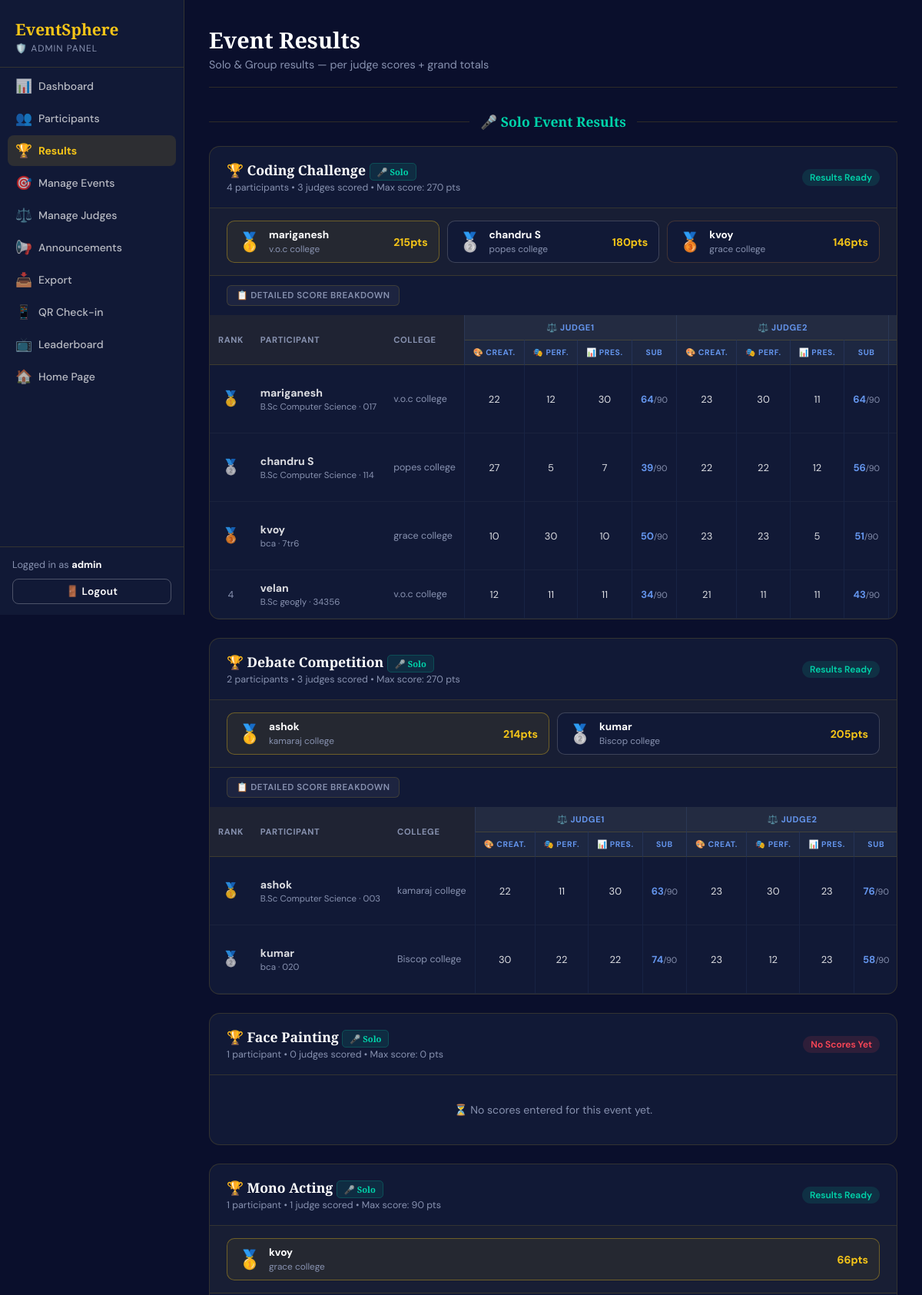
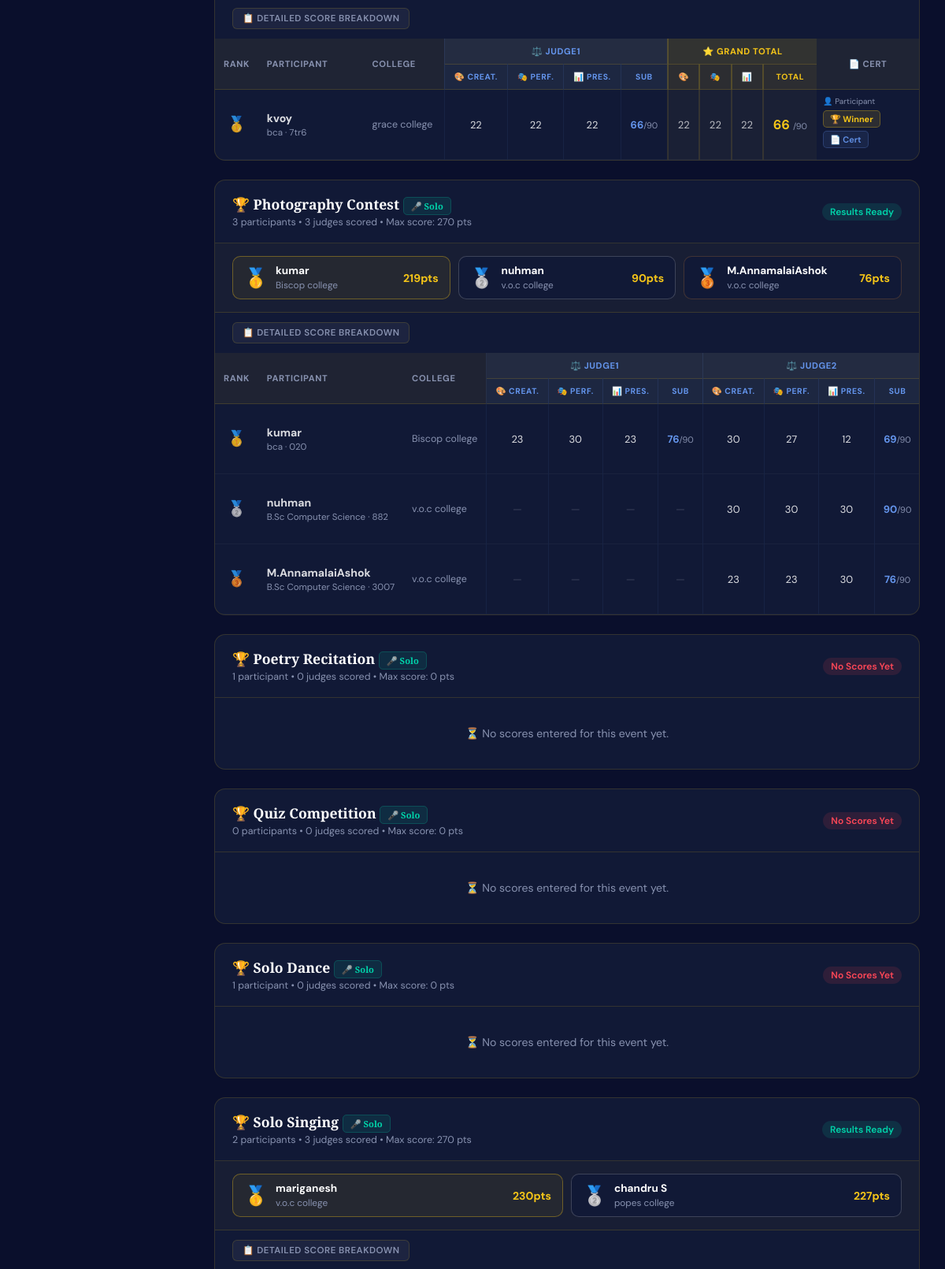
/admin/results.php (signed in, upper part), run on the app's committed database (2 pictures, top to bottom).
### tables this page shows
CREATE TABLE `events` (
  `id` int(11) NOT NULL,
  `event_name` varchar(100) NOT NULL,
  `description` text DEFAULT NULL,
  `max_participants` int(11) DEFAULT 50,
  `created_at` timestamp NOT NULL DEFAULT current_timestamp(),
  `event_type` enum('solo','group') DEFAULT 'solo',
  `min_team_size` int(11) DEFAULT 1,
  `max_team_size` int(11) DEFAULT 1
);

CREATE TABLE `participants` (
  `id` int(11) NOT NULL,
  `name` varchar(100) NOT NULL,
  `phone` varchar(15) NOT NULL,
  `email` varchar(100) NOT NULL,
  `college` varchar(150) NOT NULL,
  `department` varchar(100) NOT NULL,
  `student_id` varchar(50) NOT NULL,
  `registration_type` enum('solo','group') NOT NULL DEFAULT 'solo',
  `group_name` varchar(120) DEFAULT NULL,
  `registered_at` timestamp NOT NULL DEFAULT current_timestamp()
);

CREATE TABLE `judges` (
  `id` int(11) NOT NULL,
  `username` varchar(50) NOT NULL,
  `password` varchar(255) NOT NULL,
  `assigned_event` int(11) DEFAULT NULL,
  `created_at` timestamp NOT NULL DEFAULT current_timestamp()
);

CREATE TABLE `scores` (
  `id` int(11) NOT NULL,
  `participant_id` int(11) NOT NULL,
  `event_id` int(11) NOT NULL,
  `judge_id` int(11) NOT NULL,
  `creativity` int(11) DEFAULT 0,
  `performance` int(11) DEFAULT 0,
  `presentation` int(11) DEFAULT 0,
  `total` int(11) GENERATED ALWAYS AS (`creativity` + `performance` + `presentation`) STORED,
  `scored_at` timestamp NOT NULL DEFAULT current_timestamp()
);

### admin/results.php (the view, shortened to what this page needs)
<?php
$conn = getConnection();
$has_new_cols = (bool)($conn->query("SHOW COLUMNS FROM events LIKE 'event_type'")->num_rows);
$has_team_tbl = (bool)($conn->query("SHOW TABLES LIKE 'team_members'")->num_rows);
$events_list = [];
$q = $has_new_cols
    ? "SELECT * FROM events ORDER BY event_type, event_name"
    : "SELECT *,'solo' AS event_type,1 AS min_team_size,1 AS max_team_size FROM events ORDER BY event_name";
$res = $conn->query($q);
while ($r = $res->fetch_assoc()) $events_list[] = $r;
$judges_list = [];
$res = $conn->query("SELECT id, username FROM judges ORDER BY id");
while ($r = $res->fetch_assoc()) $judges_list[] = $r;
function getResults($conn, $eid, $judges_list, $has_team_tbl, $event_type) {
    $parts = [];
    $res = $conn->query("
        SELECT p.id, p.name, p.college, p.department, p.student_id
        FROM participant_events pe
        JOIN participants p ON pe.participant_id = p.id
        WHERE pe.event_id = $eid
        ORDER BY p.name
    ");
    while ($r = $res->fetch_assoc()) $parts[] = $r;
    foreach ($parts as &$p) {
        $pid = $p['id'];
        $p['members'] = [];
        $p['scores']          = [];
        $p['grand_total']     = 0;
        $p['grand_creativity']   = 0;
        $p['grand_performance']  = 0;
        $p['grand_presentation'] = 0;
        $p['judges_count']    = 0;
        foreach ($judges_list as $j) {
            $jid = $j['id'];
            $sr  = $conn->query("
                SELECT creativity, performance, presentation, total
                FROM scores
                WHERE participant_id=$pid AND event_id=$eid AND judge_id=$jid
                LIMIT 1
            ");
            $s = $sr ? $sr->fetch_assoc() : null;
            $p['scores'][$jid] = $s;
            if ($s) {
                $p['grand_total']        += (int)$s['total'];
                $p['grand_creativity']   += (int)$s['creativity'];
                $p['grand_performance']  += (int)$s['performance'];
                $p['grand_presentation'] += (int)$s['presentation'];
            }
        }
    }
    usort($parts, fn($a,$b) => $b['grand_total'] - $a['grand_total']);
    return $parts;
}
function activeJudges($conn, $eid, $judges_list) {
    $active = [];
    foreach ($judges_list as $j) {
        $r = $conn->query("SELECT COUNT(*) as c FROM scores WHERE event_id=$eid AND judge_id={$j['id']}");
        if ($r && $r->fetch_assoc()['c'] > 0) $active[] = $j;
    }
    return $active;
}
$medals = ['🥇','🥈','🥉'];
?>
<!DOCTYPE html>
<html lang="en">
<head>
<link rel="stylesheet" href="../css/style.css">
</head>
<body>
<div class="dashboard-layout">
<aside class="sidebar">
  <div class="sidebar-brand">
    <div class="brand-name">EventSphere</div>
    <div class="brand-role">🛡️ Admin Panel</div>
  </div>
  <nav class="sidebar-nav">
    <a href="dashboard.php"><span class="nav-icon">📊</span> Dashboard</a>
    <a href="participants.php"><span class="nav-icon">👥</span> Participants</a>
    <a href="results.php" class="active"><span class="nav-icon">🏆</span> Results</a>
    <a href="manage_events.php"><span class="nav-icon">🎯</span> Manage Events</a>
    <a href="manage_judges.php"><span class="nav-icon">⚖️</span> Manage Judges</a>
    <a href="alert.php"><span class="nav-icon">📢</span> Announcements</a>
    <a href="../export.php"><span class="nav-icon">📥</span> Export</a>
    <a href="../checkin.php"><span class="nav-icon">📱</span> QR Check-in</a>
    <a href="../leaderboard.php" target="_blank"><span class="nav-icon">📺</span> Leaderboard</a>
    <a href="../index.php"><span class="nav-icon">🏠</span> Home Page</a>
  </nav>
  <div class="sidebar-footer">
    <div style="font-size:.80rem;color:var(--muted);margin-bottom:10px;">
      Logged in as <strong style="color:var(--white)"><?= htmlspecialchars($_SESSION['admin_user']) ?></strong>
    </div>
    <a href="../logout.php?role=admin" class="btn btn-outline btn-sm w-full" style="justify-content:center;">🚪 Logout</a>
  </div>
</aside>
<main class="main-content">
  <div class="page-header">
    <h1>Event Results</h1>
    <p>Solo &amp; Group results — per judge scores + grand totals</p>
  </div>
  <?php
  $solo_events  = array_filter($events_list, fn($e)=>($e['event_type']??'solo')==='solo');
  function renderEvent($conn, $e, $judges_list, $has_team_tbl, $medals) {
      $eid        = (int)$e['id'];
      $event_type = $e['event_type'] ?? 'solo';
      $is_group   = ($event_type === 'group');
      $active_judges = activeJudges($conn, $eid, $judges_list);
      $jcount        = count($active_judges);
      $participants  = getResults($conn, $eid, $judges_list, $has_team_tbl, $event_type);
      $total_p       = count($participants);
      $any_score     = count(array_filter($participants, fn($p)=>$p['judges_count']>0));
      $type_badge = $is_group
          ? '<span style="background:rgba(100,149,237,.12);color:#6495ed;border:1px solid rgba(100,149,237,.25);border-radius:5px;padding:3px 9px;font-size:.70rem;font-weight:700;">👥 Group</span>'
          : '<span style="background:rgba(0,212,170,.1);color:var(--success);border:1px solid rgba(0,212,170,.2);border-radius:5px;padding:3px 9px;font-size:.70rem;font-weight:700;">🎤 Solo</span>';
  ?>
  <div class="result-card">
    <div class="result-card-header">
      <div>
        <h3>🏆 <?= htmlspecialchars($e['event_name']) ?> <?= $type_badge ?></h3>
        <p>
          <?= $total_p ?> participant<?= $total_p!=1?'s':'' ?>
          &bull; <?= $jcount ?> judge<?= $jcount!=1?'s':'' ?> scored
          &bull; Max score: <?= $jcount*90 ?> pts
        </p>
      </div>
      <span class="badge <?= $any_score?'badge-green':'badge-red' ?>">
        <?= $any_score ? 'Results Ready' : 'No Scores Yet' ?>
      </span>
    </div>
    <?php if (!$any_score): ?>
      <div class="empty-msg">⏳ No scores entered for this event yet.</div>
    <?php else: ?>
    <div class="mini-podium">
      <?php foreach(array_slice($participants,0,3) as $i=>$p):
        if (!$p['judges_count']) continue;
        $cls = ['p1','p2','p3'][$i]; ?>
      <div class="podium-chip <?= $cls ?>">
        <span class="podium-medal"><?= ['🥇','🥈','🥉'][$i] ?></span>
        <div>
          <div class="podium-name"><?= htmlspecialchars($p['name']) ?></div>
          <div class="podium-sub"><?= htmlspecialchars(mb_strimwidth($p['college'],0,28,'…')) ?></div>
        </div>
        <span class="podium-pts"><?= $p['grand_total'] ?>pts</span>
      </div>
      <?php endforeach; ?>
    </div>
    <div class="sec-lbl">📋 Detailed Score Breakdown</div>
    <div class="tbl-wrap">
      <table class="rtbl">
        <thead>
          <tr class="r1">
            <th class="left" rowspan="2" style="width:36px;">Rank</th>
            <th class="left" rowspan="2" style="min-width:130px;">
              <?= $is_group ? 'Team Leader' : 'Participant' ?>
            </th>
            <th class="left" rowspan="2" style="min-width:100px;">College</th>
            <?php foreach($active_judges as $j): ?>
            <th class="jth" colspan="4">⚖️ <?= htmlspecialchars($j['username']) ?></th>
            <?php endforeach; ?>
            <th class="gth" colspan="4">⭐ Grand Total</th>
            <th rowspan="2" style="width:90px;text-align:center;color:var(--muted);font-size:.70rem;">📄 Cert</th>
          </tr>
          <tr class="r2">
            <?php foreach($active_judges as $j): ?>
            <th class="jth" style="font-size:.65rem;">🎨 Creat.</th>
            <th class="jth" style="font-size:.65rem;">🎭 Perf.</th>
            <th class="jth" style="font-size:.65rem;">📊 Pres.</th>
            <th class="jth" style="font-size:.65rem;border-right:1px solid rgba(100,149,237,.15);">Sub</th>
            <?php endforeach; ?>
            <th class="gth" style="font-size:.65rem;">🎨</th>
            <th class="gth" style="font-size:.65rem;">🎭</th>
            <th class="gth" style="font-size:.65rem;">📊</th>
            <th class="gth" style="font-size:.65rem;">Total</th>
          </tr>
        </thead>
        <tbody>
          <?php foreach($participants as $rank=>$p):
            $has = $p['judges_count']>0; ?>
          <tr>
            <td>
              <?php if($rank<3 && $has): ?>
                <span class="rank-medal"><?= $medals[$rank] ?></span>
              <?php else: ?>
                <span class="rank-num"><?= $rank+1 ?></span>
              <?php endif; ?>
            </td>
            <td class="left">
              <div class="p-name"><?= htmlspecialchars($p['name']) ?></div>
              <div class="p-sub"><?= htmlspecialchars($p['department']) ?> · <?= htmlspecialchars($p['student_id']) ?></div>
            </td>
            <td class="left" style="font-size:.78rem;color:var(--muted);max-width:120px;overflow:hidden;text-overflow:ellipsis;">
              <?= htmlspecialchars(mb_strimwidth($p['college'],0,22,'…')) ?>
            </td>
            <?php foreach($active_judges as $j):
              $s = $p['scores'][$j['id']] ?? null; ?>
            <td class="jtd"><?= $s ? $s['creativity']   : '<span class="ns">—</span>' ?></td>
            <td class="jtd"><?= $s ? $s['performance']  : '<span class="ns">—</span>' ?></td>
            <td class="jtd"><?= $s ? $s['presentation'] : '<span class="ns">—</span>' ?></td>
            <td class="jtd jtd-last">
              <?php if($s): ?>
                <span class="j-sub"><?= $s['total'] ?><span style="font-size:.68rem;color:var(--muted);font-weight:400;">/90</span></span>
              <?php else: ?>
                <span class="ns">—</span>
              <?php endif; ?>
            </td>
            <?php endforeach; ?>
            <td class="gtd" style="font-size:.82rem;font-weight:400;color:rgba(255,255,255,.7)!important;">
              <?= $has ? $p['grand_creativity']   : '<span class="ns">—</span>' ?>
            </td>
            <td class="gtd" style="font-size:.82rem;font-weight:400;color:rgba(255,255,255,.7)!important;">
              <?= $has ? $p['grand_performance']  : '<span class="ns">—</span>' ?>
            </td>
            <td class="gtd" style="font-size:.82rem;font-weight:400;color:rgba(255,255,255,.7)!important;">
              <?= $has ? $p['grand_presentation'] : '<span class="ns">—</span>' ?>
            </td>
            <td class="gtd" style="font-size:1.05rem;">
              <?php if($has): ?>
                <?= $p['grand_total'] ?>
                <span style="font-size:.68rem;color:var(--muted);font-weight:400;">/<?= $jcount*90 ?></span>
              <?php else: ?>
                <span class="ns">—</span>
              <?php endif; ?>
            </td>
            <td style="text-align:left;padding:8px;min-width:130px;">
              <?php
              $base_url = '../certificate.php?pid='.$p['id'].'&event_id='.$eid;
              $cert_style_winner = 'display:inline-flex;align-items:center;gap:3px;background:rgba(245,197,24,.12);border:1px solid rgba(245,197,24,.3);color:var(--gold);border-radius:5px;padding:3px 8px;font-size:.68rem;font-weight:700;text-decoration:none;margin:2px 0;white-space:nowrap;';
              $cert_style_part   = 'display:inline-flex;align-items:center;gap:3px;background:rgba(100,149,237,.1);border:1px solid rgba(100,149,237,.25);color:#6495ed;border-radius:5px;padding:3px 8px;font-size:.68rem;font-weight:600;text-decoration:none;margin:2px 0;white-space:nowrap;';
              ?>
              <div style="margin-bottom:4px;">
                <div style="font-size:.63rem;color:var(--muted);margin-bottom:3px;">
                  <?= $is_group ? '👑 Leader' : '👤 Participant' ?>
                </div>
                <?php if($rank < 3 && $has): ?>
                <a href="<?= $base_url ?>&type=winner" target="_blank" style="<?= $cert_style_winner ?>">
                  🏆 Winner
                </a><br>
                <?php endif; ?>
                <a href="<?= $base_url ?>&type=participation" target="_blank" style="<?= $cert_style_part ?>">
                  📄 Cert
                </a>
              </div>
            </td>
          </tr>
          <?php endforeach; ?>
        </tbody>
      </table>
    </div>
    <?php endif;  ?>
  </div>
  <?php }  ?>
  <?php if (!empty($solo_events)): ?>
  <div class="type-divider">
    <div class="type-divider-line"></div>
    <div class="type-divider-label solo">🎤 Solo Event Results</div>
    <div class="type-divider-line"></div>
  </div>
  <?php foreach($solo_events as $e):
    renderEvent($conn, $e, $judges_list, $has_team_tbl, $medals);
  endforeach; ?>
  <?php endif; ?>
</main>
</div>
</body>
</html>

### data on the page
events: event_name "Coding Challenge", event_type "🎤 Solo", total_p "4", shows "s", jcount "3", jcount "270", shows "Results Ready"
participants: i "🥇", name "mariganesh", college "v.o.c college", grand_total "215", rank "🥇", department "B.Sc Computer Science", student "017", grand_total "230"
participants: i "🥈", name "chandru S", college "popes college", grand_total "180", rank "🥈", department "B.Sc Computer Science", student "114", grand_total "227"
participants: i "🥉", name "kvoy", college "grace college", grand_total "146", rank "🥉", department "bca", student "7tr6", i "🥇", grand_total "66", rank "🥇", grand_creativity "22", grand_performance "22", grand_presentation "22", jcount "90", shows "👤 Participant"
judges: username "JUDGE1", id.creativity "22", id.performance "12", id.presentation "30", id.total "64", id.creativity "27", id.performance "5", id.presentation "7", id.total "39", id.creativity "10", id.performance "30", id.presentation "10", id.total "50", id.creativity "12", id.performance "11", id.presentation "11", id.total "34", id.total "63", id.creativity "30", id.performance "22", id.presentation "22", id.total "74", id.total "66", id.creativity "23", id.presentation "23", id.total "76"
judges: username "JUDGE2", id.creativity "23", id.performance "30", id.presentation "11", id.total "64", id.creativity "22", id.performance "22", id.presentation "12", id.total "56", id.performance "23", id.presentation "5", id.total "51", id.creativity "21", id.performance "11", id.total "43", id.presentation "23", id.total "76", id.performance "12", id.total "58", id.creativity "30", id.performance "27", id.total "69", id.presentation "30", id.total "90"
participants: name "velan", department "B.Sc geogly", student "34356", college "v.o.c college"
events: event_name "Debate Competition", event_type "🎤 Solo", total_p "2", shows "s", jcount "3", jcount "270", shows "Results Ready"
participants: i "🥇", name "ashok", college "kamaraj college", grand_total "214", rank "🥇", department "B.Sc Computer Science", student "003"
participants: i "🥈", name "kumar", college "Biscop college", grand_total "205", rank "🥈", department "bca", student "020", i "🥇", grand_total "219", rank "🥇"
events: event_name "Face Painting", event_type "🎤 Solo", total_p "1", jcount "0", shows "s", shows "No Scores Yet", shows "⏳ No scores entered for this event yet."
events: event_name "Mono Acting", event_type "🎤 Solo", total_p "1", jcount "1", jcount "90", shows "Results Ready"
events: event_name "Photography Contest", event_type "🎤 Solo", total_p "3", jcount "3", jcount "270", shows "Results Ready"
participants: i "🥈", name "nuhman", college "v.o.c college", grand_total "90", rank "🥈", department "B.Sc Computer Science", student "882"
participants: i "🥉", name "M.AnnamalaiAshok", college "v.o.c college", grand_total "76", rank "🥉", department "B.Sc Computer Science", student "3007"
events: event_name "Poetry Recitation", event_type "🎤 Solo", total_p "1", jcount "0", shows "s", shows "No Scores Yet", shows "⏳ No scores entered for this event yet."
events: event_name "Quiz Competition", event_type "🎤 Solo", total_p "0", shows "s", jcount "0", shows "No Scores Yet", shows "⏳ No scores entered for this event yet."
events: event_name "Solo Dance", event_type "🎤 Solo", total_p "1", jcount "0", shows "s", shows "No Scores Yet", shows "⏳ No scores entered for this event yet."
events: event_name "Solo Singing", event_type "🎤 Solo", total_p "2", shows "s", jcount "3", jcount "270", shows "Results Ready"

### other printed values
$_SESSION['admin_user'] "admin"
